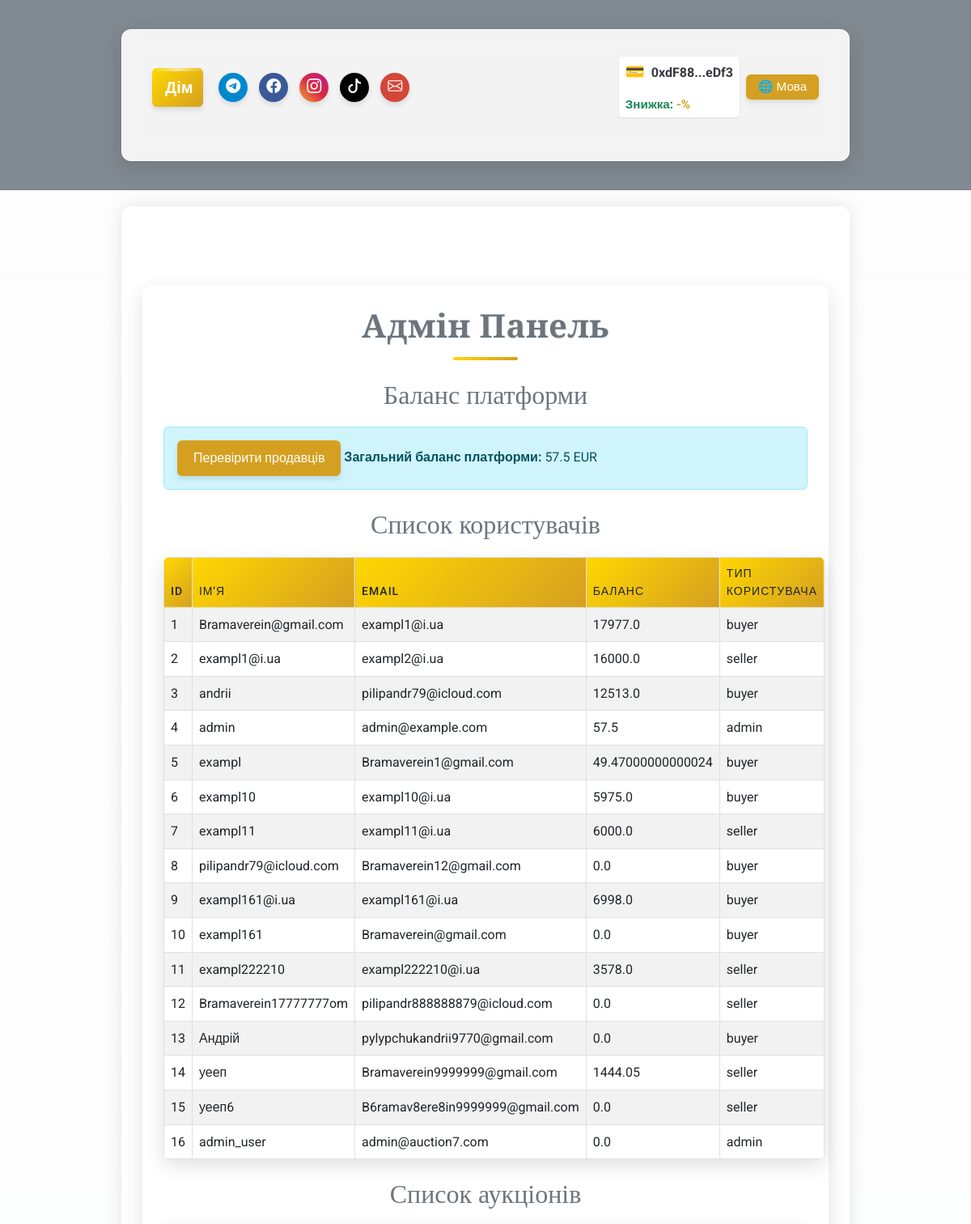
Screenshot of /admin/dashboard (signed in, upper part) with the database file from the repository.
### app/models/user.py (models this page shows, shortened)
class User(UserMixin, db.Model):
    __tablename__ = 'users'
    id = db.Column(db.Integer, primary_key=True)
    username = db.Column(db.String(80), nullable=False, unique=True)
    email = db.Column(db.String(120), nullable=False, unique=True)
    password_hash = db.Column(db.String(128), nullable=False)
    balance = db.Column(db.Float, default=0.0)
    platform_balance = db.Column(db.Float, default=0.0)  # Баланс платформи
    user_type = db.Column(db.String(10), nullable=False)  # "buyer", "seller", "admin"
    is_admin = db.Column(db.Boolean, default=False)  # Поле для адміністратора
    wallet_address = db.Column(db.String(42), nullable=True)  # Адреса криптогаманця
    verification_document = db.Column(db.String(255))
    is_verified = db.Column(Boolean, default=False)
    company_name = db.Column(db.String(255))
    tax_id = db.Column(db.String(64))
    language = db.Column(db.String(5), default='ua')  # 'ua', 'en', 'de'    # Зв'язки
    auctions_created = db.relationship('Auction', foreign_keys='Auction.seller_id', backref='seller', lazy=True)
    auctions_won = db.relationship('Auction', foreign_keys='Auction.winner_id', backref='winner', lazy=True)
    auction_participations = db.relationship('AuctionParticipant', back_populates='user', lazy=True)

### app/routes/admin_routes.py (the view)
@admin_bp.route('/dashboard', methods=['GET'])
@login_required
def admin_dashboard():
    if not current_user.is_admin:
        return "Доступ заборонено", 403
    users = User.query.all()
    auctions = Auction.query.all()
    admin_balance = current_user.balance  # Поточний баланс адміністратора
    return render_template('admin/dashboard.html',
                           users=users,
                           auctions=auctions,
                           admin_balance=admin_balance,
                           lang=session.get('lang', 'ua'),
                           ui_text=ui_text)

### app/utils/i18n_ui.py (called while the page is built)
def ui_text(key, lang):
    return ui_translations.get(key, {}).get(lang, ui_translations.get(key, {}).get('ua', key))

### app/templates/admin/dashboard.html (shortened to what this page needs)
{% extends "base.html" %}
{% block content %}
<div class="container my-5">
    <h1 class="text-center text-secondary">Адмін Панель</h1>
    <section class="my-4">
        <h2 class="text-secondary">Баланс платформи</h2>
        <div class="alert alert-info">
        <a href="{{ url_for('admin.verify_sellers') }}" class="btn btn-outline-info">Перевірити продавців</a>
            <strong>Загальний баланс платформи:</strong> {{ admin_balance }} EUR
        </div>
    </section>
    <section class="my-4">
        <h2 class="text-secondary">Список користувачів</h2>
        <table class="table table-striped">
            <thead>
                <tr>
                    <th>ID</th>
                    <th>Ім'я</th>
                    <th>Email</th>
                    <th>Баланс</th>
                    <th>Тип користувача</th>
                </tr>
            </thead>
            <tbody>
                {% for user in users %}
                <tr>
                    <td>{{ user.id }}</td>
                    <td>{{ user.username }}</td>
                    <td>{{ user.email }}</td>
                    <td>{{ user.balance }}</td>
                    <td>{{ user.user_type }}</td>
                </tr>
                {% endfor %}
            </tbody>
        </table>
    </section>
    <section class="my-4">
        <h2 class="text-secondary">Список аукціонів</h2>
    </section>
</div>
{% endblock %}

### app/templates/base.html (shortened to what this page needs)
<!DOCTYPE html>
<html lang="{{ lang if lang else 'uk' }}">
<head>
    <link href="https://cdn.jsdelivr.net/npm/bootstrap@5.3.0/dist/css/bootstrap.min.css" rel="stylesheet">
    <link rel="stylesheet" href="https://cdn.jsdelivr.net/npm/bootstrap-icons@1.11.1/font/bootstrap-icons.css">
    <link rel="stylesheet" href="{{ url_for('static', filename='css/custom.css') }}?v={{ range(1, 100000) | random }}">
</head>
<body class="bg-light text-dark" style="font-family: 'Roboto', sans-serif;">
    <div class="video-background">
    </div>
    <header class="bg-secondary text-white py-3" style="background-color: rgba(108, 117, 125, 0.85) !important;">
        <div class="container">
            <nav class="navbar navbar-expand-lg navbar-dark">                <div class="container-fluid">                    <a class="navbar-brand fw-bold home-button" href="/">{{ ui_text('home', lang) }}</a>
                    <div class="d-flex align-items-center w-100 justify-content-between header-content">
                        <div class="d-flex gap-2 align-items-center header-social">
                            <a href="https://t.me/your_channel" class="social-button telegram-color" title="{{ ui_text('telegram', lang) }}"
                                target="_blank">
                                <i class="bi bi-telegram"></i>
                            </a>
                            <a href="https://facebook.com/your_page" class="social-button facebook-color" title="{{ ui_text('facebook', lang) }}"
                                target="_blank">
                                <i class="bi bi-facebook"></i>
                            </a>
                            <a href="https://instagram.com/your_page" class="social-button instagram-color" title="{{ ui_text('instagram', lang) }}"
                                target="_blank">
                                <i class="bi bi-instagram"></i>
                            </a>
                            <a href="https://tiktok.com/@your_page" class="social-button tiktok-color" title="{{ ui_text('tiktok', lang) }}"
                                target="_blank">
                                <i class="bi bi-tiktok"></i>
                            </a>
                            <a href="mailto:info@yourdomain.com" class="social-button email-color" title="{{ ui_text('email', lang) }}">
                                <i class="bi bi-envelope"></i>
                            </a>
                        </div>
                        <div class="d-flex align-items-center ms-3 header-controls">
                            {% if current_user.is_authenticated %}
                            {% if current_user.wallet_address %}
                            <div class="wallet-widget">                                <div class="wallet-address-container">
                                    <span class="wallet-icon">&#128179;</span>
                                    <span id="wallet-address-short" title="{{ ui_text('copy_address', lang) }}" data-full-address="{{ current_user.wallet_address }}" class="text-truncate-item">
                                        {{ current_user.wallet_address[:6] }}...{{ current_user.wallet_address[-4:] }}
                                    </span>
                                </div>                                {% if user_discount is not none %}
                                <div class="small text-success fw-bold mt-1 wallet-discount text-truncate-item">
                                    {{ ui_text('token_discount', lang) }}: <span style="color:#d5a021;">-{{ user_discount }}%</span>
                                </div>
                                {% endif %}
                            </div>                            {% else %}                            <button onclick="connectWallet()" class="btn btn-outline-warning btn-sm ms-2 wallet-connect-btn text-truncate-item">
                                {{ ui_text('connect_wallet', lang) }}&nbsp;&#128179;
                            </button>
                            {% endif %}
                            {% endif %}
                                                        <div class="ms-2 language-switcher">
                                <div class="dropdown">
                                    <button class="btn btn-outline-light btn-sm py-1 px-2 dropdown-toggle text-truncate-item" type="button"
                                        id="langDropdown" data-bs-toggle="dropdown" aria-expanded="false">
                                        🌐 {{ ui_text('language', lang) }}
                                    </button>
                                </div>
                            </div>
                        </div>
                    </div>
                </div>
            </nav>
        </div>    </header>    <main class="container py-5" style="background-color: rgba(255, 255, 255, 0.85); border-radius: 12px; box-shadow: 0 0 20px rgba(0, 0, 0, 0.1);">
        {% block content %}{% endblock %}
    </main>
</body>
</html>

### app/templates/base.html (style rules this page uses)
.text-truncate-item { white-space: nowrap; overflow: hidden; text-overflow: ellipsis; max-width: 100%; }
.video-background { position: fixed; top: 0; left: 0; width: 100%; height: 100%; z-index: -2; overflow: hidden; }
.wallet-widget { display: flex; align-items: center; background-color: white; padding: 0.25rem 0.5rem; border-radius: 0.25rem; box-shadow: 0 1px 3px rgba(0, 0, 0, 0.1); gap: 8px; flex-direction: column; align-items: flex-start; max-width: 100%; }
.wallet-address-container { display: flex; align-items: center; gap: 8px; max-width: 100%; overflow: hidden; }
.wallet-icon { font-size: 1.2em; color: #28a745; }
#wallet-address-short { text-overflow: ellipsis; overflow: hidden; white-space: nowrap; cursor: pointer; font-weight: bold; color: #343a40; }
.wallet-discount { font-size: 0.95em; max-width: 100%; }
.language-switcher button { font-size: 0.95em; min-width: 90px; }

### rows the page displays
User: wallet_address "0xdF88", wallet_address "eDf3", balance "57.5", id "4", username "admin", email "admin@example.com", user_type "admin"
User: id "1", username "Bramaverein@gmail.com", email "exampl1@i.ua", balance "17977.0", user_type "buyer"
User: id "2", username "exampl1@i.ua", email "exampl2@i.ua", balance "16000.0", user_type "seller"
User: id "3", username "andrii", email "pilipandr79@icloud.com", balance "12513.0", user_type "buyer"
User: id "5", username "exampl", email "Bramaverein1@gmail.com", balance "49.47000000000024", user_type "buyer"
User: id "6", username "exampl10", email "exampl10@i.ua", balance "5975.0", user_type "buyer"
User: id "7", username "exampl11", email "exampl11@i.ua", balance "6000.0", user_type "seller"
User: id "8", username "pilipandr79@icloud.com", email "Bramaverein12@gmail.com", balance "0.0", user_type "buyer"
User: id "9", username "exampl161@i.ua", email "exampl161@i.ua", balance "6998.0", user_type "buyer"
User: id "10", username "exampl161", email "Bramaverein@gmail.com", balance "0.0", user_type "buyer"
User: id "11", username "exampl222210", email "exampl222210@i.ua", balance "3578.0", user_type "seller"
User: id "12", username "Bramaverein17777777om", email "pilipandr888888879@icloud.com", balance "0.0", user_type "seller"
User: id "13", username "Андрій", email "pylypchukandrii9770@gmail.com", balance "0.0", user_type "buyer"
User: id "14", username "уееп", email "Bramaverein9999999@gmail.com", balance "1444.05", user_type "seller"
User: id "15", username "уееп6", email "B6ramav8ere8in9999999@gmail.com", balance "0.0", user_type "seller"
User: id "16", username "admin_user", email "admin@auction7.com", balance "0.0", user_type "admin"

### other values shown
{{ ui_text('home', lang) }} "Дім"
{{ ui_text('token_discount', lang) }} "Знижка"
{{ ui_text('language', lang) }} "Мова"
